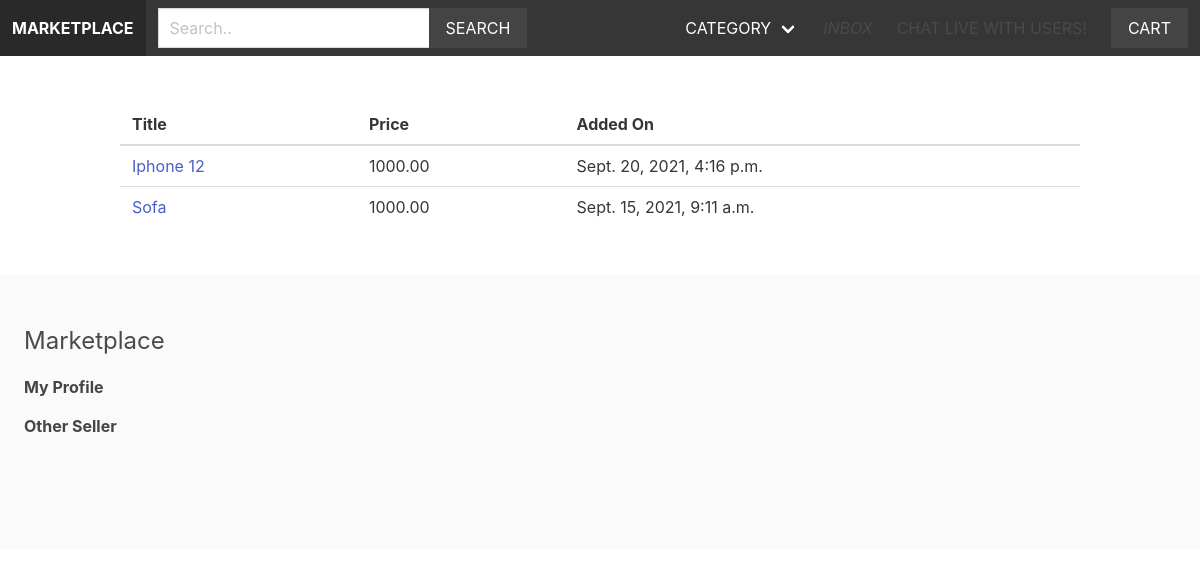
Screenshot of /vendors/vendor_admin/product_table (signed in) with the database file from the repository.
### apps/product/models.py (models this page shows, shortened)
class Product(models.Model):
    category = models.ForeignKey(Category, related_name='products', on_delete=models.CASCADE)
    vendor = models.ForeignKey(Vendor, related_name='products', on_delete=models.CASCADE)
    title = models.CharField(max_length=255)
    slug = models.SlugField(max_length=255)
    description = models.TextField(blank=True, null=True)
    price = models.DecimalField(max_digits= 10, decimal_places=2)
    date_added = models.DateTimeField(auto_now_add=True)
    image = models.ImageField(upload_to='uploads/', blank=True, null=True)
    thumbnail = models.ImageField(upload_to='uploads/', blank=True, null=True)
    class Meta:
        ordering = ['-date_added']

### apps/vendor/views.py (the view)
# urls.py: path('vendor_admin/product_table', views.product_table, name='product_table'),
@login_required
def product_table(request):
    vendor = request.user.vendor
    products = vendor.products.all()
    orders = vendor.orders.all()
    for order in orders:
        order.vendor_amount = 0
        order.vendor_paid_amount = 0
        order.fully_paid = True
        for item in order.items.all():
            if item.vendor == request.user.vendor:
                if item.vendor_paid:
                    order.vendor_paid_amount += item.get_total_price()
                else:
                    order.vendor_amount += item.get_total_price()
                    order.fully_paid = False
    return render(request, 'vendor/product_table.html', {'vendor': vendor, 'products': products, 'orders': orders})

### apps/cart/cart.py (called while the page is built)
    def __len__(self):
        return sum(item['quantity'] for item in self.cart.values())

### apps/cart/context_processors.py (called while the page is built)
def cart(request):
    return {'cart': Cart(request)}

### apps/order/models.py (called while the page is built)
    def get_total_price(self):
        return self.price * self.quantity

### apps/product/context_processors.py (called while the page is built)
def menu_categories(request):
    categories = Category.objects.all()
    return {'menu_categories': categories}

### apps/vendor/templates/vendor/product_table.html (shortened to what this page needs)
{% extends 'core/base.html' %}
{% block content%}
{% if products %}
    <table class="table is-fullwidth">
        <thead>
            <tr>
                <th>Title</th>
                <th>Price</th>
                <th>Added On</th>
            </tr>
        </thead>
        <tbody>
            {% for product in products %}
                <tr>
                    <td><a href="{% url 'product' product.category.slug product.slug %}">
                        {{ product.title }}</td>
                    <td>{{ product.price }}</td>
                    <td>{{ product.date_added }}</td>
                </tr>
            {% endfor %}
        </tbody>
    </table>
{% endif %}
{% endblock %}

### rows the page displays
Product: title "Iphone 12", price "1000.00", date_added "Sept. 20, 2021, 4:16 p.m."
Product: title "Sofa", price "1000.00", date_added "Sept. 15, 2021, 9:11 a.m."
